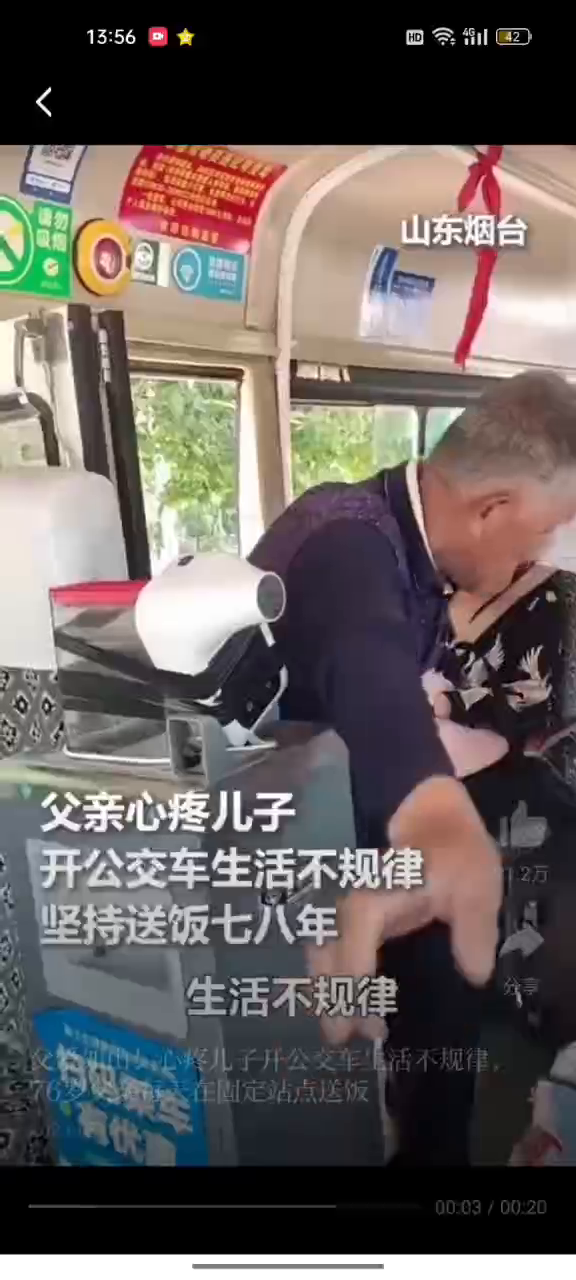
#> input picture frame 63 of renlianshibie-zhou/1.mp4, 576 x 1280 px
$ python '07视频检测.py'
#> lines starting #> are read from the running program, lines starting #| are printed output that depends on the picture; after the words box and inside, x2 and y2 are one past the last pixel; in counts of white or black regions, pixels touching at a corner belong together
#> further down, frame is the input picture: shape (1280, 576, 3); mean B, G, R 93.1, 95.6, 103.4
import cv2 as cv
# 建立检测函数
def face_detect_demo(img):
    gary=cv.cvtColor(img,cv.COLOR_BGR2GRAY)
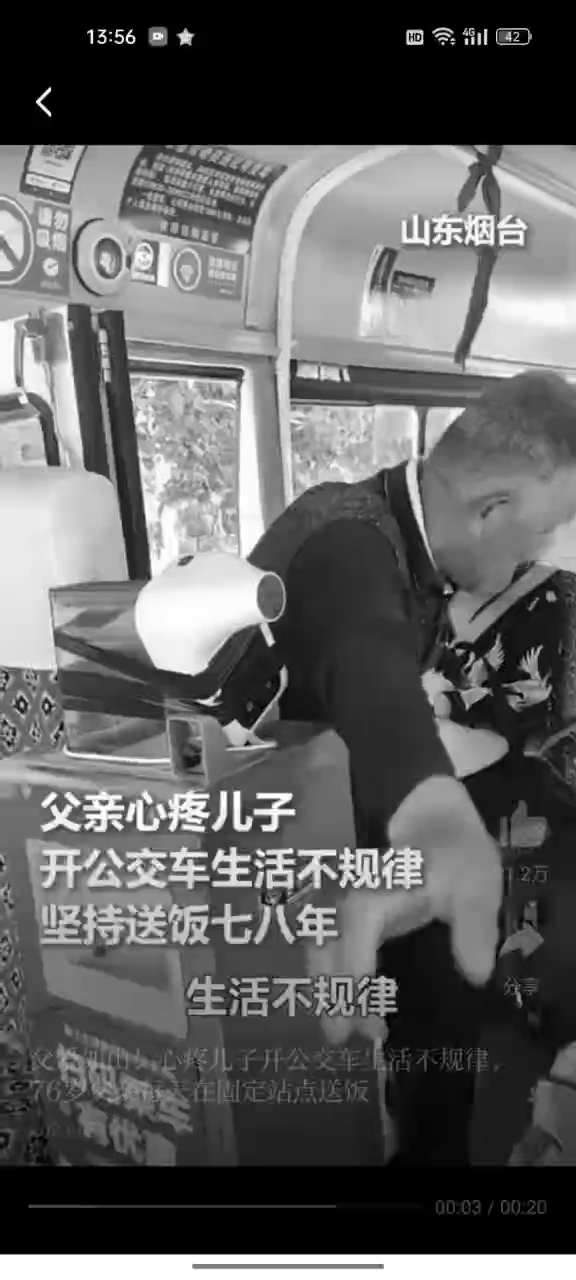
#> gary: shape (1280, 576); min 0, max 255, mean 97.6
    face_detect=cv.CascadeClassifier(r'D:\anaconda\envs\yolov5\Lib\site-packages\cv2\data\haarcascade_frontalface_default.xml')
    # r用来表示原生字符，用cv2自带的分类器
    face=face_detect.detectMultiScale(gary)
#> face = [[376, 1030, 60, 60], [142, 456, 100, 100]]
    # 这个函数是关键改进地方
    for x,y,w,h in face:
        cv.rectangle(img,(x,y),(x+w,y+h),color=(0,0,255),thickness=2)
#> this loop made 2 passes
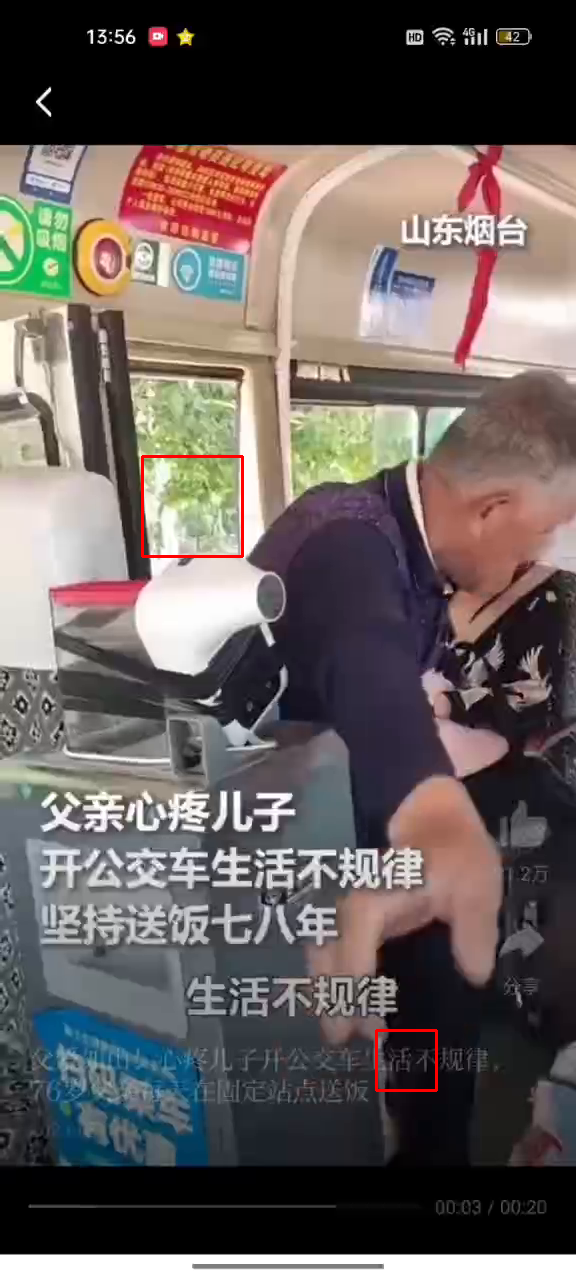
#> img: shape (1280, 576, 3); 0.26% of pixels changed, all inside (x1, y1, x2, y2) = (141, 455, 438, 1092)
    cv.imshow('result',img)
# 读取
cap=cv.VideoCapture(r'C:\Users\16248\vanli\StudyGit\renlianshibie-zhou\1.mp4')

# 按下英文输入法q退出
while True:
    flag,frame=cap.read()
    if not flag:
        break
    face_detect_demo(frame)
    if ord('q')==cv.waitKey(0):
#> (key q is pressed here)
        break
# 释放内存
cv.destroyAllWindows()
# 释放摄像头
cap.release()

$ run again, starting later in the video
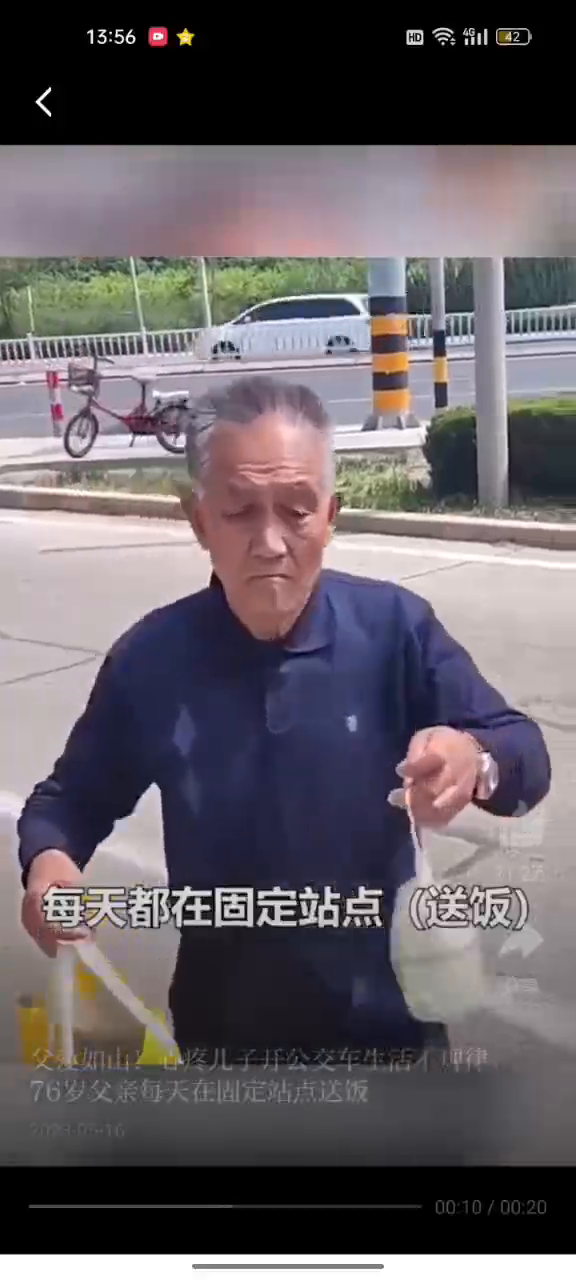
#> input picture frame 284 of renlianshibie-zhou/1.mp4, 576 x 1280 px
#> frame is the input picture: shape (1280, 576, 3); mean B, G, R 101.6, 96, 102.7
#> in face_detect_demo, `gary=cv.cvtColor(img,cv.COLOR_BGR2GRAY)`:
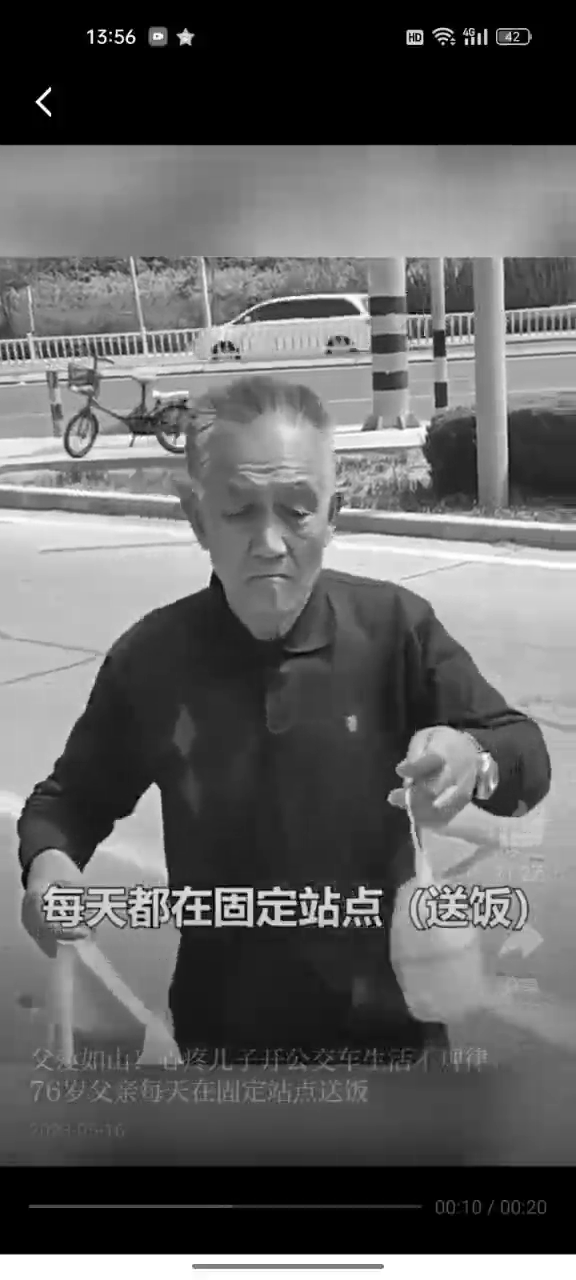
#> gary: shape (1280, 576); min 0, max 255, mean 98.6
#> face = [[195, 462, 147, 147], [75, 837, 133, 133]]
#> the loop in face_detect_demo, `for x,y,w,h in face:` made 2 passes
#> after the loop in face_detect_demo, `for x,y,w,h in face:`:
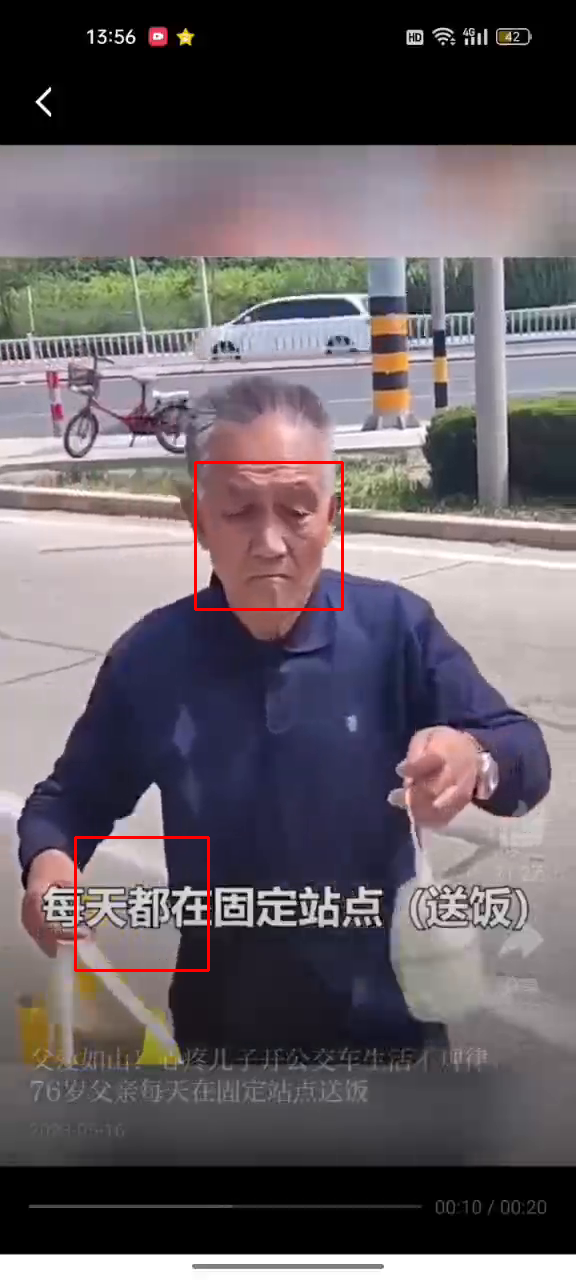
#> img: shape (1280, 576, 3); 0.45% of pixels changed, all inside (x1, y1, x2, y2) = (74, 461, 344, 972)

$ run again, starting later in the video
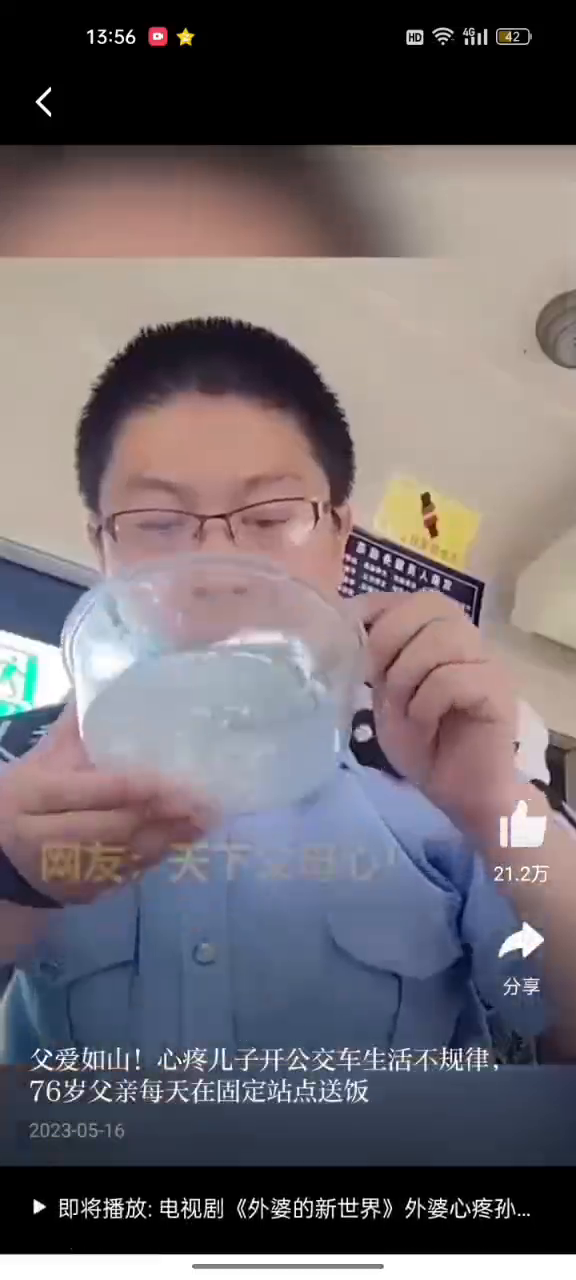
#> input picture frame 506 of renlianshibie-zhou/1.mp4, 576 x 1280 px
#> frame is the input picture: shape (1280, 576, 3); mean B, G, R 110, 105.2, 112.1
#> in face_detect_demo, `gary=cv.cvtColor(img,cv.COLOR_BGR2GRAY)`:
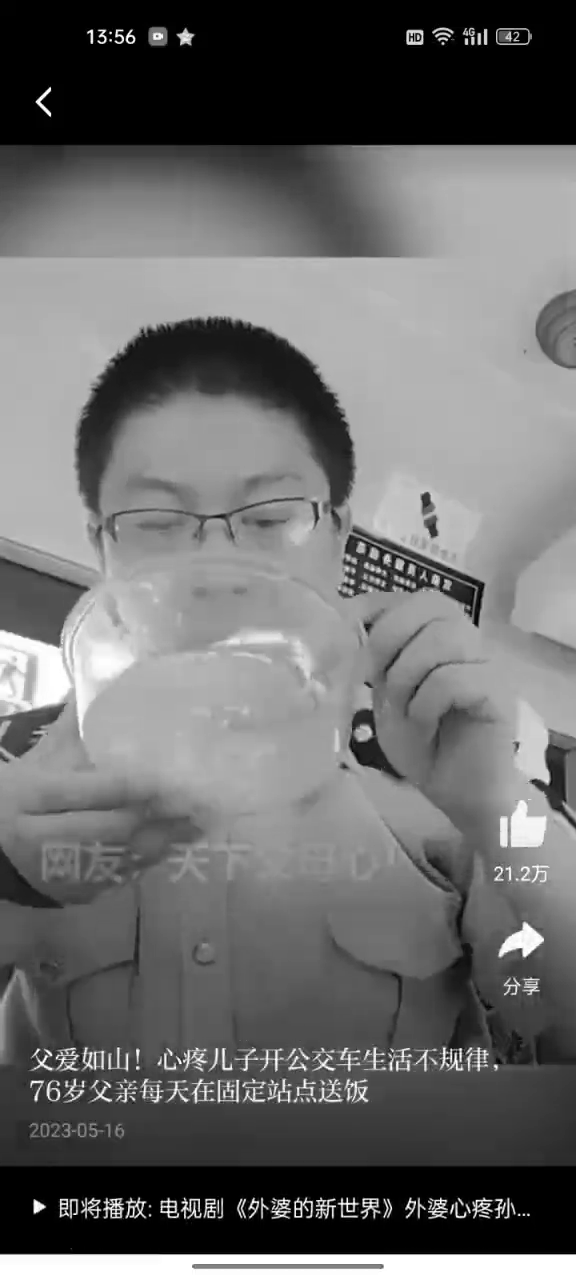
#> gary: shape (1280, 576); min 0, max 255, mean 107.8
#> face = [[326, 697, 72, 72], [73, 402, 288, 288]]
#> the loop in face_detect_demo, `for x,y,w,h in face:` made 2 passes
#> after the loop in face_detect_demo, `for x,y,w,h in face:`:
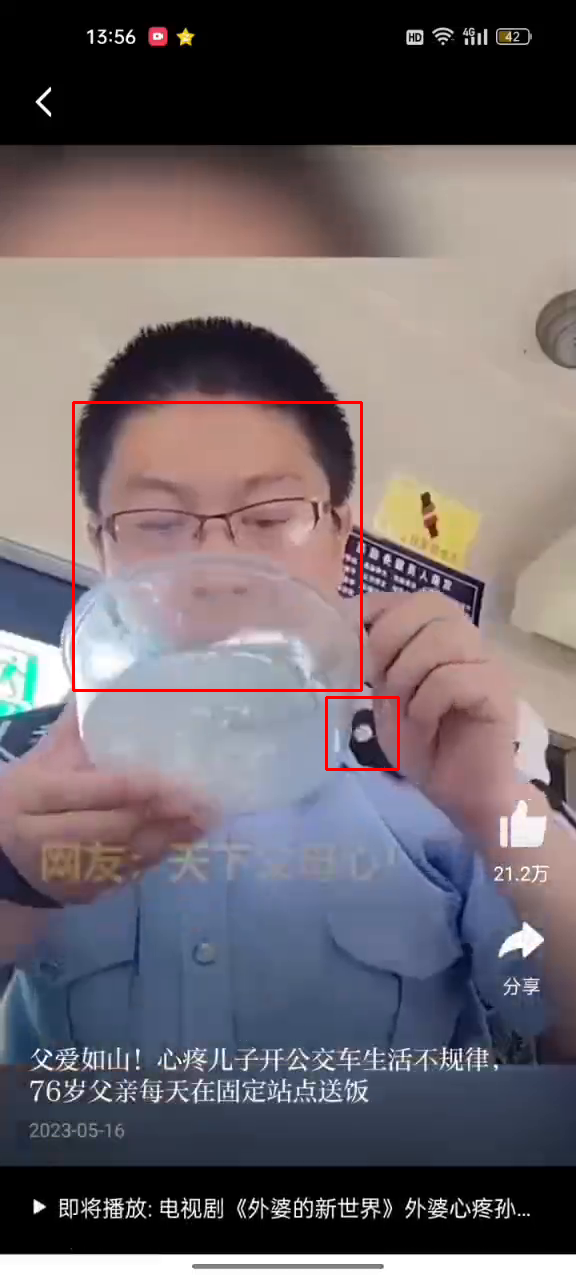
#> img: shape (1280, 576, 3); 0.58% of pixels changed, all inside (x1, y1, x2, y2) = (72, 401, 400, 771)
